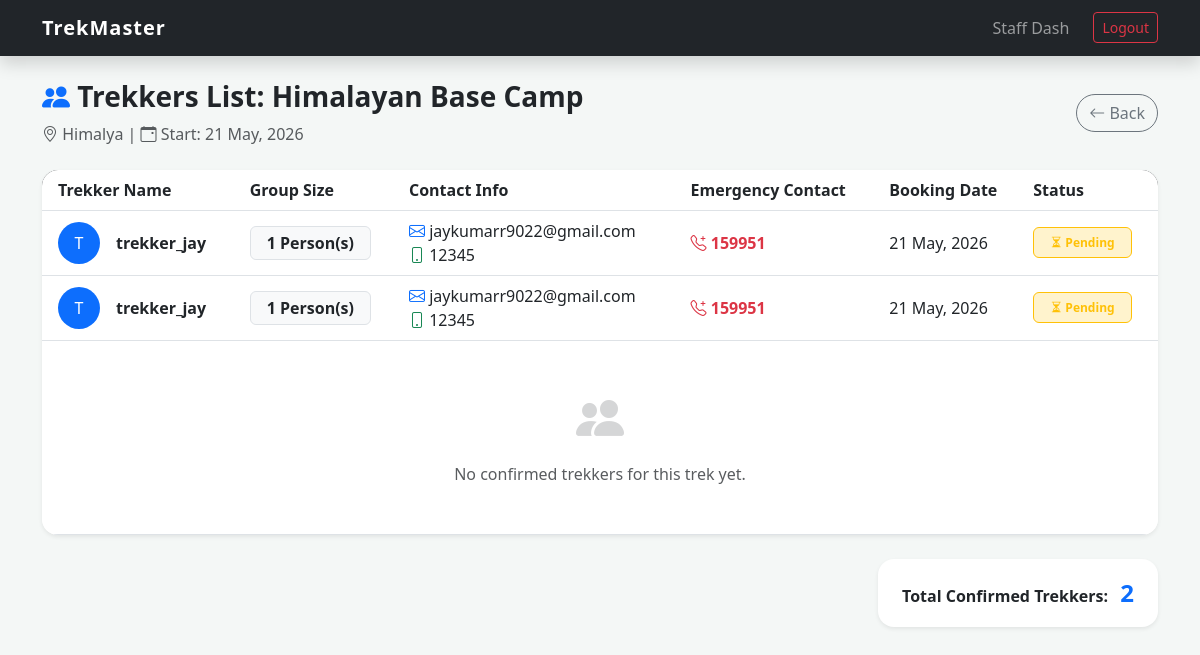
The page /staff/participants/1 (signed in) on the database its author committed.
### models.py (models this page shows)
class Trek(db.Model):
    __tablename__ = 'trek'
    id = db.Column(db.Integer, primary_key=True)
    name = db.Column(db.String(100), nullable=False)
    location = db.Column(db.String(100), nullable=False)
    difficulty = db.Column(db.String(20), nullable=False) # 'Easy', 'Moderate', 'Hard'
    duration = db.Column(db.Integer, nullable=False)
    total_slots = db.Column(db.Integer, nullable=False)
    available_slots = db.Column(db.Integer, nullable=False)
    status = db.Column(db.String(20), default='Pending') # 'Open', 'Closed', 'Completed'
    start_date = db.Column(db.Date, nullable=False)
    end_date = db.Column(db.Date, nullable=False)
    staff_id = db.Column(db.Integer, db.ForeignKey('staff_profile.id'), nullable=True)
    price_per_person = db.Column(db.Float, default=0.0)
    description = db.Column(db.Text)
    created_at = db.Column(db.DateTime, default=datetime.utcnow) # [NEW] Sorting ke liye (Latest treks first)
    bookings = db.relationship('Booking', backref='trek_ref', lazy=True, cascade="all, delete-orphan")

class Booking(db.Model):
    __tablename__ = 'booking'
    id = db.Column(db.Integer, primary_key=True)
    user_id = db.Column(db.Integer, db.ForeignKey('user.id'), nullable=False)
    trek_id = db.Column(db.Integer, db.ForeignKey('trek.id'), nullable=False)
    booking_date = db.Column(db.DateTime, default=datetime.utcnow)
    status = db.Column(db.String(20), default='Booked') # 'Booked', 'Cancelled', 'Completed'
    num_people = db.Column(db.Integer, default=1, nullable=False)
    total_amount = db.Column(db.Float, nullable=False)
    payment_status = db.Column(db.String(20), default='Pending')
    rating = db.Column(db.Integer, nullable=True) # User 1-5 star rating de sake
    review = db.Column(db.Text, nullable=True) # User feedback likh sake
    cancellation_reason = db.Column(db.String(255), nullable=True) # Agar user cancel kare toh kyun kiya?
    special_requests = db.Column(db.Text)

class User(db.Model):
    __tablename__ = 'user'
    id = db.Column(db.Integer, primary_key=True)
    username = db.Column(db.String(80), unique=True, nullable=False)
    email = db.Column(db.String(120), unique=True, nullable=True)
    password = db.Column(db.String(120), nullable=False)
    contact_number = db.Column(db.String(15), nullable=True) # [NEW] User contact number
    emergency_contact = db.Column(db.String(15), nullable=True) # [NEW] Emergency contact number
    role = db.Column(db.String(20), nullable=False) # 'Admin', 'Staff', 'User'
    status = db.Column(db.String(20), default='Active') # 'Active', 'Blacklisted'
    created_at = db.Column(db.DateTime, default=datetime.utcnow) # [NEW] History tracking ke liye
    bookings = db.relationship('Booking', backref='trekker', lazy=True, cascade="all, delete-orphan")
    staff_profile = db.relationship('StaffProfile', backref='user_account', uselist=False, cascade="all, delete-orphan")

### app.py (the view)
@app.route('/staff/participants/<int:trek_id>')
def view_participants(trek_id):
    if session.get('role') != 'Staff': return redirect(url_for('login'))
    staff = StaffProfile.query.filter_by(user_id=session['user_id']).first()
    trek = Trek.query.filter_by(
        id=trek_id,
        staff_id=staff.id
    ).first()
    if not trek:
        flash("Unauthorized access.")
        return redirect(url_for('staff_dashboard'))
    bookings = Booking.query.filter_by(trek_id=trek_id).all()
    return render_template('staff/view_participants.html', trek=trek, bookings=bookings)

### templates/staff/view_participants.html (shortened to what this page needs)
{% extends "base.html" %}
{% block content %}
<div class="d-flex justify-content-between align-items-center mb-4">
    <div>
        <h3 class="fw-bold">
            <i class="bi bi-people-fill text-primary"></i> Trekkers List: {{ trek.name }}
        </h3>
        <p class="text-muted mb-0">
            <i class="bi bi-geo-alt"></i> {{ trek.location }} |
            <i class="bi bi-calendar-event"></i> Start: {{ trek.start_date.strftime('%d %b, %Y') }}
        </p>
    </div>
    <a href="/staff_dashboard" class="btn btn-outline-secondary rounded-pill">
        <i class="bi bi-arrow-left"></i> Back
    </a>
</div>
<div class="card shadow-sm border-0 rounded-4 overflow-hidden">
    <div class="table-responsive">
        <table class="table table-hover align-middle mb-0">
            <thead class="bg-dark text-white">
                <tr>
                    <th class="ps-3">Trekker Name</th>
                    <th>Group Size</th>
                    <th>Contact Info</th>
                    <th>Emergency Contact</th>
                    <th>Booking Date</th>
                    <th>Status</th>
                </tr>
            </thead>
            <tbody>
                {% set has_bookings = false %}
                {% for b in bookings %}
                    {% if b.status == 'Booked' %}
                        {% set has_bookings = true %}
                        <tr>
                            <td class="ps-3">
                                <div class="d-flex align-items-center">
                                    <div class="bg-primary text-white rounded-circle d-flex align-items-center justify-content-center me-3"
                                         style="width: 42px; height: 42px;">
                                        {{ b.trekker.username[0]|upper }}
                                    </div>
                                    <strong>{{ b.trekker.username }}</strong>
                                </div>
                            </td>
                            <td>
                                <span class="badge bg-light text-dark border fs-6 px-3 py-2">
                                    {{ b.num_people }} Person(s)
                                </span>
                            </td>
                            <td>
                                <i class="bi bi-envelope text-primary"></i> {{ b.trekker.email }} <br>
                                <i class="bi bi-phone text-success"></i>
                                {{ b.trekker.contact_number or 'N/A' }}
                            </td>
                            <td>
                                <span class="text-danger fw-semibold">
                                    <i class="bi bi-telephone-plus"></i>
                                    {{ b.trekker.emergency_contact or 'N/A' }}
                                </span>
                            </td>
                            <td>
                                {{ b.booking_date.strftime('%d %b, %Y') }}
                            </td>
                            <td>
                                {% if b.payment_status == 'Paid' %}
                                    <span class="badge bg-success-subtle text-success border border-success px-3 py-2">
                                        <i class="bi bi-check-circle"></i> Paid
                                    </span>
                                {% elif b.payment_status == 'Pending' %}
                                    <span class="badge bg-warning-subtle text-warning border border-warning px-3 py-2">
                                        <i class="bi bi-hourglass-split"></i> Pending
                                    </span>
                                {% elif b.payment_status == 'Refunded' %}
                                    <span class="badge bg-info-subtle text-info border border-info px-3 py-2">
                                        <i class="bi bi-arrow-counterclockwise"></i> Refunded
                                    </span>
                                {% elif b.payment_status == 'Cancelled' %}
                                    <span class="badge bg-secondary-subtle text-muted border border-secondary px-3 py-2">
                                        <i class="bi bi-x-circle"></i> Cancelled
                                    </span>
                                {% else %}
                                    <span class="badge bg-light text-dark border px-3 py-2">
                                        {{ b.payment_status }}
                                    </span>
                                {% endif %}
                            </td>
                        </tr>
                    {% endif %}
                {% endfor %}
                {% if not has_bookings %}
                <tr>
                    <td colspan="6" class="text-center py-5 text-muted">
                        <i class="bi bi-people-fill display-5 opacity-25"></i>
                        <p class="mt-3 mb-0">No confirmed trekkers for this trek yet.</p>
                    </td>
                </tr>
                {% endif %}
            </tbody>
        </table>
    </div>
</div>
<div class="mt-4 text-end">
    {% set total_p = bookings|selectattr('status', 'equalto', 'Booked')|map(attribute='num_people')|sum %}
    <div class="card border-0 shadow-sm d-inline-block px-4 py-3 rounded-4">
        <span class="fw-semibold">Total Confirmed Trekkers:</span>
        <span class="text-primary fw-bold fs-4 ms-2">{{ total_p }}</span>
    </div>
</div>
{% endblock %}

### templates/base.html (style rules this page uses)
body { background-color: #f4f7f6; font-family: 'Segoe UI', Tahoma, Geneva, Verdana, sans-serif; }
.card { border: none; border-radius: 12px; transition: 0.3s; }

### rows shown on the page
Trek: name "Himalayan Base Camp", location "Himalya", start_date "21 May, 2026"
Booking: trekker "T", trekker.username "trekker_jay", num_people "1", trekker.email "jaykumarr9022@gmail.com", trekker "12345", trekker "159951", booking_date "21 May, 2026", payment_status "Pending" (drawn)
Booking: trekker "T", trekker.username "trekker_jay", num_people "1", trekker.email "jaykumarr9022@gmail.com", trekker "12345", trekker "159951", booking_date "21 May, 2026", payment_status "Pending" (drawn)

### other values the page prints
{{ total_p }} "2"
